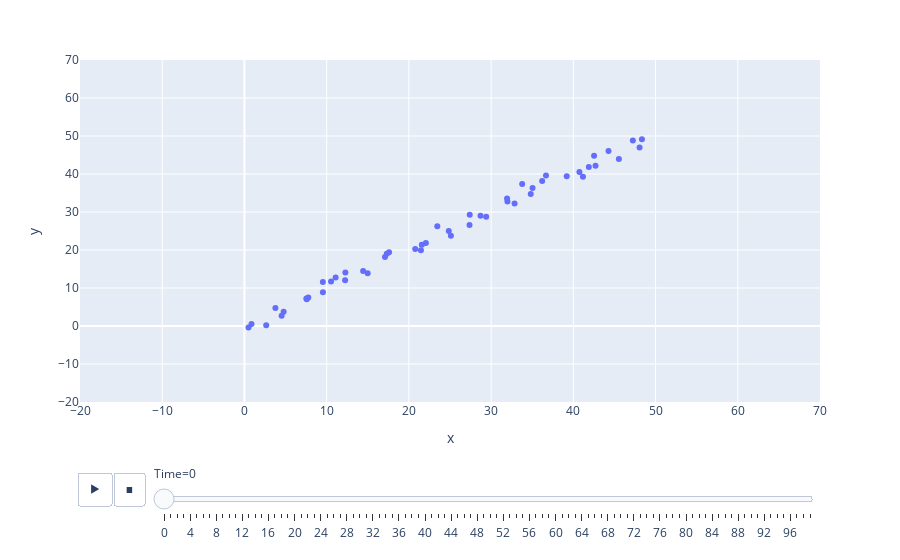

The cell this chart's notebook holds for it:
### Code cell
import plotly.express as px
import pandas as pd
import numpy as np

# サンプルデータの生成
np.random.seed(42)
n_frames = 100
n_points = 50
df = pd.DataFrame({
    'Time': np.repeat(np.arange(n_frames), n_points),
    'x': np.tile(np.arange(n_points), n_frames) + np.random.normal(size=n_frames*n_points),
    'y': np.tile(np.arange(n_points), n_frames) + np.random.normal(size=n_frames*n_points)
})

# アニメーション化された散布図の作成
fig = px.scatter(df, x='x', y='y', animation_frame='Time', range_x=[-20,70], range_y=[-20,70])

# アニメーションの表示
fig.show()

### Figure 1 — Plotly figure (JSON) as saved in the notebook; plotly's stock layout.template omitted (floating-point values rounded to 4 significant figures)
{"data": [{"hovertemplate": "Time=0<br>x=%{x}<br>y=%{y}<extra></extra>", "legendgroup": "", "marker": {"color": "#636efa", "symbol": "circle"}, "mode": "markers", "name": "", "orientation": "v", "showlegend": false, "type": "scatter", "x": [0.4967, 0.8617, 2.648, 4.523, 3.766, 4.766, 7.579, 7.767, 7.531, 9.543, 9.537, 10.53, 12.24, 11.09, 12.28, 14.44, 14.99, 17.31, 17.09, 17.59, 21.47, 20.77, 22.07, 21.58, 23.46, 25.11, 24.85, 27.38, 27.4, 28.71, 29.4, 32.85, 31.99, 31.94, 34.82, 33.78, 36.21, 35.04, 36.67, 39.2, 40.74, 41.17, 41.88, 42.7, 42.52, 44.28, 45.54, 48.06, 48.34, 47.24], "xaxis": "x", "y": [-0.4238, 0.5466, 0.2044, 2.67, 4.733, 3.726, 7.048, 7.488, 7.266, 8.858, 11.6, 11.73, 12.01, 12.76, 14.08, 14.49, 13.9, 19.04, 18.16, 19.4, 19.94, 20.26, 21.81, 21.4, 26.28, 23.77, 24.97, 26.56, 29.29, 29.01, 28.76, 32.25, 32.73, 33.54, 34.72, 37.39, 38.19, 36.31, 39.62, 39.38, 40.5, 39.31, 41.83, 42.19, 44.83, 46.07, 43.93, 46.98, 49.12, 48.81], "yaxis": "y"}], "layout": {"autosize": true, "legend": {"tracegroupgap": 0}, "margin": {"t": 60}, "sliders": [{"active": 0, "currentvalue": {"prefix": "Time="}, "len": 0.9, "pad": {"b": 10, "t": 60}, "steps": [{"args": [["0"], {"frame": {"duration": 0, "redraw": false}, "fromcurrent": true, "mode": "immediate", "transition": {"duration": 0, "easing": "linear"}}], "label": "0", "method": "animate"}, {"args": [["1"], {"frame": {"duration": 0, "redraw": false}, "fromcurrent": true, "mode": "immediate", "transition": {"duration": 0, "easing": "linear"}}], "label": "1", "method": "animate"}, {"args": [["2"], {"frame": {"duration": 0, "redraw": false}, "fromcurrent": true, "mode": "immediate", "transition": {"duration": 0, "easing": "linear"}}], "label": "2", "method": "animate"}, {"args": [["3"], {"frame": {"duration": 0, "redraw": false}, "fromcurrent": true, "mode": "immediate", "transition": {"duration": 0, "easing": "linear"}}], "label": "3", "method": "animate"}, {"args": [["4"], {"frame": {"duration": 0, "redraw": false}, "fromcurrent": true, "mode": "immediate", "transition": {"duration": 0, "easing": "linear"}}], "label": "4", "method": "animate"}, {"args": [["5"], {"frame": {"duration": 0, "redraw": false}, "fromcurrent": true, "mode": "immediate", "transition": {"duration": 0, "easing": "linear"}}], "label": "5", "method": "animate"}, {"args": [["6"], {"frame": {"duration": 0, "redraw": false}, "fromcurrent": true, "mode": "immediate", "transition": {"duration": 0, "easing": "linear"}}], "label": "6", "method": "animate"}, {"args": [["7"], {"frame": {"duration": 0, "redraw": false}, "fromcurrent": true, "mode": "immediate", "transition": {"duration": 0, "easing": "linear"}}], "label": "7", "method": "animate"}, {"args": [["8"], {"frame": {"duration": 0, "redraw": false}, "fromcurrent": true, "mode": "immediate", "transition": {"duration": 0, "easing": "linear"}}], "label": "8", "method": "animate"}, {"args": [["9"], {"frame": {"duration": 0, "redraw": false}, "fromcurrent": true, "mode": "immediate", "transition": {"duration": 0, "easing": "linear"}}], "label": "9", "method": "animate"}, {"args": [["10"], {"frame": {"duration": 0, "redraw": false}, "fromcurrent": true, "mode": "immediate", "transition": {"duration": 0, "easing": "linear"}}], "label": "10", "method": "animate"}, {"args": [["11"], {"frame": {"duration": 0, "redraw": false}, "fromcurrent": true, "mode": "immediate", "transition": {"duration": 0, "easing": "linear"}}], "label": "11", "method": "animate"}, {"args": [["12"], {"frame": {"duration": 0, "redraw": false}, "fromcurrent": true, "mode": "immediate", "transition": {"duration": 0, "easing": "linear"}}], "label": "12", "method": "animate"}, {"args": [["13"], {"frame": {"duration": 0, "redraw": false}, "fromcurrent": true, "mode": "immediate", "transition": {"duration": 0, "easing": "linear"}}], "label": "13", "method": "animate"}, {"args": [["14"], {"frame": {"duration": 0, "redraw": false}, "fromcurrent": true, "mode": "immediate", "transition": {"duration": 0, "easing": "linear"}}], "label": "14", "method": "animate"}, {"args": [["15"], {"frame": {"duration": 0, "redraw": false}, "fromcurrent": true, "mode": "immediate", "transition": {"duration": 0, "easing": "linear"}}], "label": "15", "method": "animate"}, {"args": [["16"], {"frame": {"duration": 0, "redraw": false}, "fromcurrent": true, "mode": "immediate", "transition": {"duration": 0, "easing": "linear"}}], "label": "16", "method": "animate"}, {"args": [["17"], {"frame": {"duration": 0, "redraw": false}, "fromcurrent": true, "mode": "immediate", "transition": {"duration": 0, "easing": "linear"}}], "label": "17", "method": "animate"}, {"args": [["18"], {"frame": {"duration": 0, "redraw": false}, "fromcurrent": true, "mode": "immediate", "transition": {"duration": 0, "easing": "linear"}}], "label": "18", "method": "animate"}, {"args": [["19"], {"frame": {"duration": 0, "redraw": false}, "fromcurrent": true, "mode": "immediate", "transition": {"duration": 0, "easing": "linear"}}], "label": "19", "method": "animate"}, {"args": [["20"], {"frame": {"duration": 0, "redraw": false}, "fromcurrent": true, "mode": "immediate", "transition": {"duration": 0, "easing": "linear"}}], "label": "20", "method": "animate"}, {"args": [["21"], {"frame": {"duration": 0, "redraw": false}, "fromcurrent": true, "mode": "immediate", "transition": {"duration": 0, "easing": "linear"}}], "label": "21", "method": "animate"}, {"args": [["22"], {"frame": {"duration": 0, "redraw": false}, "fromcurrent": true, "mode": "immediate", "transition": {"duration": 0, "easing": "linear"}}], "label": "22", "method": "animate"}, {"args": [["23"], {"frame": {"duration": 0, "redraw": false}, "fromcurrent": true, "mode": "immediate", "transition": {"duration": 0, "easing": "linear"}}], "label": "23", "method": "animate"}, {"args": [["24"], {"frame": {"duration": 0, "redraw": false}, "fromcurrent": true, "mode": "immediate", "transition": {"duration": 0, "easing": "linear"}}], "label": "24", "method": "animate"}, {"args": [["25"], {"frame": {"duration": 0, "redraw": false}, "fromcurrent": true, "mode": "immediate", "transition": {"duration": 0, "easing": "linear"}}], "label": "25", "method": "animate"}, {"args": [["26"], {"frame": {"duration": 0, "redraw": false}, "fromcurrent": true, "mode": "immediate", "transition": {"duration": 0, "easing": "linear"}}], "label": "26", "method": "animate"}, {"args": [["27"], {"frame": {"duration": 0, "redraw": false}, "fromcurrent": true, "mode": "immediate", "transition": {"duration": 0, "easing": "linear"}}], "label": "27", "method": "animate"}, {"args": [["28"], {"frame": {"duration": 0, "redraw": false}, "fromcurrent": true, "mode": "immediate", "transition": {"duration": 0, "easing": "linear"}}], "label": "28", "method": "animate"}, {"args": [["29"], {"frame": {"duration": 0, "redraw": false}, "fromcurrent": true, "mode": "immediate", "transition": {"duration": 0, "easing": "linear"}}], "label": "29", "method": "animate"}, {"args": [["30"], {"frame": {"duration": 0, "redraw": false}, "fromcurrent": true, "mode": "immediate", "transition": {"duration": 0, "easing": "linear"}}], "label": "30", "method": "animate"}, {"args": [["31"], {"frame": {"duration": 0, "redraw": false}, "fromcurrent": true, "mode": "immediate", "transition": {"duration": 0, "easing": "linear"}}], "label": "31", "method": "animate"}, {"args": [["32"], {"frame": {"duration": 0, "redraw": false}, "fromcurrent": true, "mode": "immediate", "transition": {"duration": 0, "easing": "linear"}}], "label": "32", "method": "animate"}, {"args": [["33"], {"frame": {"duration": 0, "redraw": false}, "fromcurrent": true, "mode": "immediate", "transition": {"duration": 0, "easing": "linear"}}], "label": "33", "method": "animate"}, {"args": [["34"], {"frame": {"duration": 0, "redraw": false}, "fromcurrent": true, "mode": "immediate", "transition": {"duration": 0, "easing": "linear"}}], "label": "34", "method": "animate"}, {"args": [["35"], {"frame": {"duration": 0, "redraw": false}, "fromcurrent": true, "mode": "immediate", "transition": {"duration": 0, "easing": "linear"}}], "label": "35", "method": "animate"}, {"args": [["36"], {"frame": {"duration": 0, "redraw": false}, "fromcurrent": true, "mode": "immediate", "transition": {"duration": 0, "easing": "linear"}}], "label": "36", "method": "animate"}, {"args": [["37"], {"frame": {"duration": 0, "redraw": false}, "fromcurrent": true, "mode": "immediate", "transition": {"duration": 0, "easing": "linear"}}], "label": "37", "method": "animate"}, {"args": [["38"], {"frame": {"duration": 0, "redraw": false}, "fromcurrent": true, "mode": "immediate", "transition": {"duration": 0, "easing": "linear"}}], "label": "38", "method": "animate"}, {"args": [["39"], {"frame": {"duration": 0, "redraw": false}, "fromcurrent": true, "mode": "immediate", "transition": {"duration": 0, "easing": "linear"}}], "label": "39", "method": "animate"}, {"args": [["40"], {"frame": {"duration": 0, "redraw": false}, "fromcurrent": true, "mode": "immediate", "transition": {"duration": 0, "easing": "linear"}}], "label": "40", "method": "animate"}, {"args": [["41"], {"frame": {"duration": 0, "redraw": false}, "fromcurrent": true, "mode": "immediate", "transition": {"duration": 0, "easing": "linear"}}], "label": "41", "method": "animate"}, {"args": [["42"], {"frame": {"duration": 0, "redraw": false}, "fromcurrent": true, "mode": "immediate", "transition": {"duration": 0, "easing": "linear"}}], "label": "42", "method": "animate"}, {"args": [["43"], {"frame": {"duration": 0, "redraw": false}, "fromcurrent": true, "mode": "immediate", "transition": {"duration": 0, "easing": "linear"}}], "label": "43", "method": "animate"}, {"args": [["44"], {"frame": {"duration": 0, "redraw": false}, "fromcurrent": true, "mode": "immediate", "transition": {"duration": 0, "easing": "linear"}}], "label": "44", "method": "animate"}, {"args": [["45"], {"frame": {"duration": 0, "redraw": false}, "fromcurrent": true, "mode": "immediate", "transition": {"duration": 0, "easing": "linear"}}], "label": "45", "method": "animate"}, {"args": [["46"], {"frame": {"duration": 0, "redraw": false}, "fromcurrent": true, "mode": "immediate", "transition": {"duration": 0, "easing": "linear"}}], "label": "46", "method": "animate"}, {"args": [["47"], {"frame": {"duration": 0, "redraw": false}, "fromcurrent": true, "mode": "immediate", "transition": {"duration": 0, "easing": "linear"}}], "label": "47", "method": "animate"}, {"args": [["48"], {"frame": {"duration": 0, "redraw": false}, "fromcurrent": true, "mode": "immediate", "transition": {"duration": 0, "easing": "linear"}}], "label": "48", "method": "animate"}, {"args": [["49"], {"frame": {"duration": 0, "redraw": false}, "fromcurrent": true, "mode": "immediate", "transition": {"duration": 0, "easing": "linear"}}], "label": "49", "method": "animate"}, {"args": [["50"], {"frame": {"duration": 0, "redraw": false}, "fromcurrent": true, "mode": "immediate", "transition": {"duration": 0, "easing": "linear"}}], "label": "50", "method": "animate"}, {"args": [["51"], {"frame": {"duration": 0, "redraw": false}, "fromcurrent": true, "mode": "immediate", "transition": {"duration": 0, "easing": "linear"}}], "label": "51", "method": "animate"}, {"args": [["52"], {"frame": {"duration": 0, "redraw": false}, "fromcurrent": true, "mode": "immediate", "transition": {"duration": 0, "easing": "linear"}}], "label": "52", "method": "animate"}, {"args": [["53"], {"frame": {"duration": 0, "redraw": false}, "fromcurrent": true, "mode": "immediate", "transition": {"duration": 0, "easing": "linear"}}], "label": "53", "method": "animate"}, {"args": [["54"], {"frame": {"duration": 0, "redraw": false}, "fromcurrent": true, "mode": "immediate", "transition": {"duration": 0, "easing": "linear"}}], "label": "54", "method": "animate"}, {"args": [["55"], {"frame": {"duration": 0, "redraw": false}, "fromcurrent": true, "mode": "immediate", "transition": {"duration": 0, "easing": "linear"}}], "label": "55", "method": "animate"}, {"args": [["56"], {"frame": {"duration": 0, "redraw": false}, "fromcurrent": true, "mode": "immediate", "transition": {"duration": 0, "easing": "linear"}}], "label": "56", "method": "animate"}, {"args": [["57"], {"frame": {"duration": 0, "redraw": false}, "fromcurrent": true, "mode": "immediate", "transition": {"duration": 0, "easing": "linear"}}], "label": "57", "method": "animate"}, {"args": [["58"], {"frame": {"duration": 0, "redraw": false}, "fromcurrent": true, "mode": "immediate", "transition": {"duration": 0, "easing": "linear"}}], "label": "58", "method": "animate"}, {"args": [["59"], {"frame": {"duration": 0, "redraw": false}, "fromcurrent": true, "mode": "immediate", "transition": {"duration": 0, "easing": "linear"}}], "label": "59", "method": "animate"}, {"args": [["60"], {"frame": {"duration": 0, "redraw": false}, "fromcurrent": true, "mode": "immediate", "transition": {"duration": 0, "easing": "linear"}}], "label": "60", "method": "animate"}, {"args": [["61"], {"frame": {"duration": 0, "redraw": false}, "fromcurrent": true, "mode": "immediate", "transition": {"duration": 0, "easing": "linear"}}], "label": "61", "method": "animate"}, {"args": [["62"], {"frame": {"duration": 0, "redraw": false}, "fromcurrent": true, "mode": "immediate", "transition": {"duration": 0, "easing": "linear"}}], "label": "62", "method": "animate"}, {"args": [["63"], {"frame": {"duration": 0, "redraw": false}, "fromcurrent": true, "mode": "immediate", "transition": {"duration": 0, "easing": "linear"}}], "label": "63", "method": "animate"}, {"args": [["64"], {"frame": {"duration": 0, "redraw": false}, "fromcurrent": true, "mode": "immediate", "transition": {"duration": 0, "easing": "linear"}}], "label": "64", "method": "animate"}, {"args": [["65"], {"frame": {"duration": 0, "redraw": false}, "fromcurrent": true, "mode": "immediate", "transition": {"duration": 0, "easing": "linear"}}], "label": "65", "method": "animate"}, {"args": [["66"], {"frame": {"duration": 0, "redraw": false}, "fromcurrent": true, "mode": "immediate", "transition": {"duration": 0, "easing": "linear"}}], "label": "66", "method": "animate"}, {"args": [["67"], {"frame": {"duration": 0, "redraw": false}, "fromcurrent": true, "mode": "immediate", "transition": {"duration": 0, "easing": "linear"}}], "label": "67", "method": "animate"}, {"args": [["68"], {"frame": {"duration": 0, "redraw": false}, "fromcurrent": true, "mode": "immediate", "transition": {"duration": 0, "easing": "linear"}}], "label": "68", "method": "animate"}, {"args": [["69"], {"frame": {"duration": 0, "redraw": false}, "fromcurrent": true, "mode": "immediate", "transition": {"duration": 0, "easing": "linear"}}], "label": "69", "method": "animate"}, {"args": [["70"], {"frame": {"duration": 0, "redraw": false}, "fromcurrent": true, "mode": "immediate", "transition": {"duration": 0, "easing": "linear"}}], "label": "70", "method": "animate"}, {"args": [["71"], {"frame": {"duration": 0, "redraw": false}, "fromcurrent": true, "mode": "immediate", "transition": {"duration": 0, "easing": "linear"}}], "label": "71", "method": "animate"}, {"args": [["72"], {"frame": {"duration": 0, "redraw": false}, "fromcurrent": true, "mode": "immediate", "transition": {"duration": 0, "easing": "linear"}}], "label": "72", "method": "animate"}, {"args": [["73"], {"frame": {"duration": 0, "redraw": false}, "fromcurrent": true, "mode": "immediate", "transition": {"duration": 0, "easing": "linear"}}], "label": "73", "method": "animate"}, {"args": [["74"], {"frame": {"duration": 0, "redraw": false}, "fromcurrent": true, "mode": "immediate", "transition": {"duration": 0, "easing": "linear"}}], "label": "74", "method": "animate"}, {"args": [["75"], {"frame": {"duration": 0, "redraw": false}, "fromcurrent": true, "mode": "immediate", "transition": {"duration": 0, "easing": "linear"}}], "label": "75", "method": "animate"}, {"args": [["76"], {"frame": {"duration": 0, "redraw": false}, "fromcurrent": true, "mode": "immediate", "transition": {"duration": 0, "easing": "linear"}}], "label": "76", "method": "animate"}, {"args": [["77"], {"frame": {"duration": 0, "redraw": false}, "fromcurrent": true, "mode": "immediate", "transition": {"duration": 0, "easing": "linear"}}], "label": "77", "method": "animate"}, {"args": [["78"], {"frame": {"duration": 0, "redraw": false}, "fromcurrent": true, "mode": "immediate", "transition": {"duration": 0, "easing": "linear"}}], "label": "78", "method": "animate"}, {"args": [["79"], {"frame": {"duration": 0, "redraw": false}, "fromcurrent": true, "mode": "immediate", "transition": {"duration": 0, "easing": "linear"}}], "label": "79", "method": "animate"}, {"args": [["80"], {"frame": {"duration": 0, "redraw": false}, "fromcurrent": true, "mode": "immediate", "transition": {"duration": 0, "easing": "linear"}}], "label": "80", "method": "animate"}, {"args": [["81"], {"frame": {"duration": 0, "redraw": false}, "fromcurrent": true, "mode": "immediate", "transition": {"duration": 0, "easing": "linear"}}], "label": "81", "method": "animate"}, {"args": [["82"], {"frame": {"duration": 0, "redraw": false}, "fromcurrent": true, "mode": "immediate", "transition": {"duration": 0, "easing": "linear"}}], "label": "82", "method": "animate"}, {"args": [["83"], {"frame": {"duration": 0, "redraw": false}, "fromcurrent": true, "mode": "immediate", "transition": {"duration": 0, "easing": "linear"}}], "label": "83", "method": "animate"}, {"args": [["84"], {"frame": {"duration": 0, "redraw": false}, "fromcurrent": true, "mode": "immediate", "transition": {"duration": 0, "easing": "linear"}}], "label": "84", "method": "animate"}, {"args": [["85"], {"frame": {"duration": 0, "redraw": false}, "fromcurrent": true, "mode": "immediate", "transition": {"duration": 0, "easing": "linear"}}], "label": "85", "method": "animate"}, {"args": [["86"], {"frame": {"duration": 0, "redraw": false}, "fromcurrent": true, "mode": "immediate", "transition": {"duration": 0, "easing": "linear"}}], "label": "86", "method": "animate"}, {"args": [["87"], {"frame": {"duration": 0, "redraw": false}, "fromcurrent": true, "mode": "immediate", "transition": {"duration": 0, "easing": "linear"}}], "label": "87", "method": "animate"}, {"args": [["88"], {"frame": {"duration": 0, "redraw": false}, "fromcurrent": true, "mode": "immediate", "transition": {"duration": 0, "easing": "linear"}}], "label": "88", "method": "animate"}, {"args": [["89"], {"frame": {"duration": 0, "redraw": false}, "fromcurrent": true, "mode": "immediate", "transition": {"duration": 0, "easing": "linear"}}], "label": "89", "method": "animate"}, {"args": [["90"], {"frame": {"duration": 0, "redraw": false}, "fromcurrent": true, "mode": "immediate", "transition": {"duration": 0, "easing": "linear"}}], "label": "90", "method": "animate"}, {"args": [["91"], {"frame": {"duration": 0, "redraw": false}, "fromcurrent": true, "mode": "immediate", "transition": {"duration": 0, "easing": "linear"}}], "label": "91", "method": "animate"}, {"args": [["92"], {"frame": {"duration": 0, "redraw": false}, "fromcurrent": true, "mode": "immediate", "transition": {"duration": 0, "easing": "linear"}}], "label": "92", "method": "animate"}, {"args": [["93"], {"frame": {"duration": 0, "redraw": false}, "fromcurrent": true, "mode": "immediate", "transition": {"duration": 0, "easing": "linear"}}], "label": "93", "method": "animate"}, {"args": [["94"], {"frame": {"duration": 0, "redraw": false}, "fromcurrent": true, "mode": "immediate", "transition": {"duration": 0, "easing": "linear"}}], "label": "94", "method": "animate"}, {"args": [["95"], {"frame": {"duration": 0, "redraw": false}, "fromcurrent": true, "mode": "immediate", "transition": {"duration": 0, "easing": "linear"}}], "label": "95", "method": "animate"}, {"args": [["96"], {"frame": {"duration": 0, "redraw": false}, "fromcurrent": true, "mode": "immediate", "transition": {"duration": 0, "easing": "linear"}}], "label": "96", "method": "animate"}, {"args": [["97"], {"frame": {"duration": 0, "redraw": false}, "fromcurrent": true, "mode": "immediate", "transition": {"duration": 0, "easing": "linear"}}], "label": "97", "method": "animate"}, {"args": [["98"], {"frame": {"duration": 0, "redraw": false}, "fromcurrent": true, "mode": "immediate", "transition": {"duration": 0, "easing": "linear"}}], "label": "98", "method": "animate"}, {"args": [["99"], {"frame": {"duration": 0, "redraw": false}, "fromcurrent": true, "mode": "immediate", "transition": {"duration": 0, "easing": "linear"}}], "label": "99", "method": "animate"}], "x": 0.1, "xanchor": "left", "y": 0, "yanchor": "top"}], "updatemenus": [{"buttons": [{"args": [null, {"frame": {"duration": 500, "redraw": false}, "fromcurrent": true, "mode": "immediate", "transition": {"duration": 500, "easing": "linear"}}], "label": "&#9654;", "method": "animate"}, {"args": [[null], {"frame": {"duration": 0, "redraw": false}, "fromcurrent": true, "mode": "immediate", "transition": {"duration": 0, "easing": "linear"}}], "label": "&#9724;", "method": "animate"}], "direction": "left", "pad": {"r": 10, "t": 70}, "showactive": false, "type": "buttons", "x": 0.1, "xanchor": "right", "y": 0, "yanchor": "top"}], "xaxis": {"anchor": "y", "domain": [0, 1], "range": [-20, 70], "title": {"text": "x"}, "type": "linear"}, "yaxis": {"anchor": "x", "domain": [0, 1], "range": [-20, 70], "title": {"text": "y"}, "type": "linear"}}}
